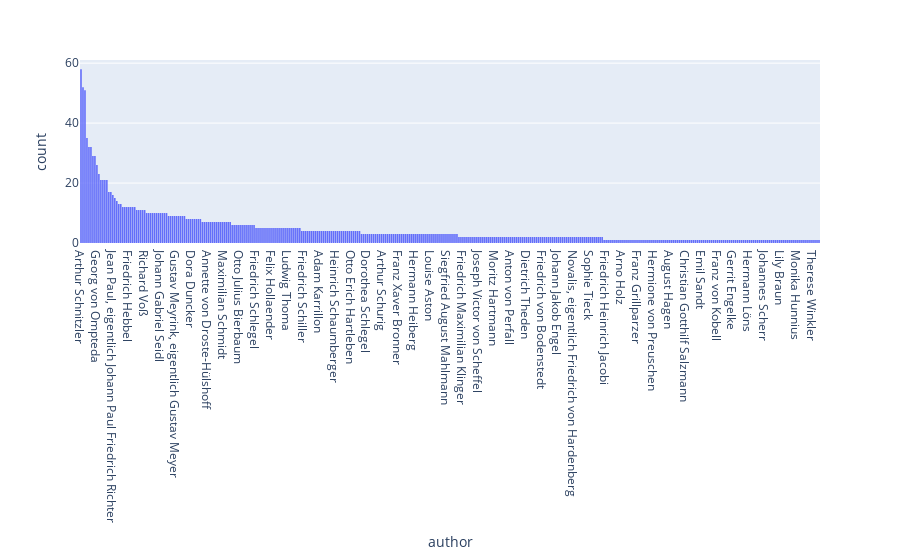

The cell this chart's notebook holds for it:
### Code cell
fig = px.histogram(df, x="author")
fig.update_xaxes(categoryorder="total descending")
fig.update_layout(height=600)
fig.show()

### Figure 1 — Plotly figure (JSON) as saved in the notebook; plotly's stock layout.template omitted (floating-point values rounded to 4 significant figures; data arrays with more than 128 entries replaced by an {"elided": "..."} marker saying what was removed)
{"data": [{"alignmentgroup": "True", "bingroup": "x", "hovertemplate": "author=%{x}<br>count=%{y}<extra></extra>", "legendgroup": "", "marker": {"color": "#636efa", "pattern": {"shape": ""}}, "name": "", "offsetgroup": "", "orientation": "v", "showlegend": false, "type": "histogram", "x": {"elided": "1764 str values"}, "xaxis": "x", "yaxis": "y"}], "layout": {"autosize": true, "barmode": "relative", "legend": {"tracegroupgap": 0}, "margin": {"t": 60}, "xaxis": {"anchor": "y", "autorange": true, "categoryorder": "total descending", "domain": [0, 1], "range": [-0.5, 371.5], "title": {"text": "author"}, "type": "category"}, "yaxis": {"anchor": "x", "autorange": true, "domain": [0, 1], "range": [0, 61.05], "title": {"text": "count"}}}}
